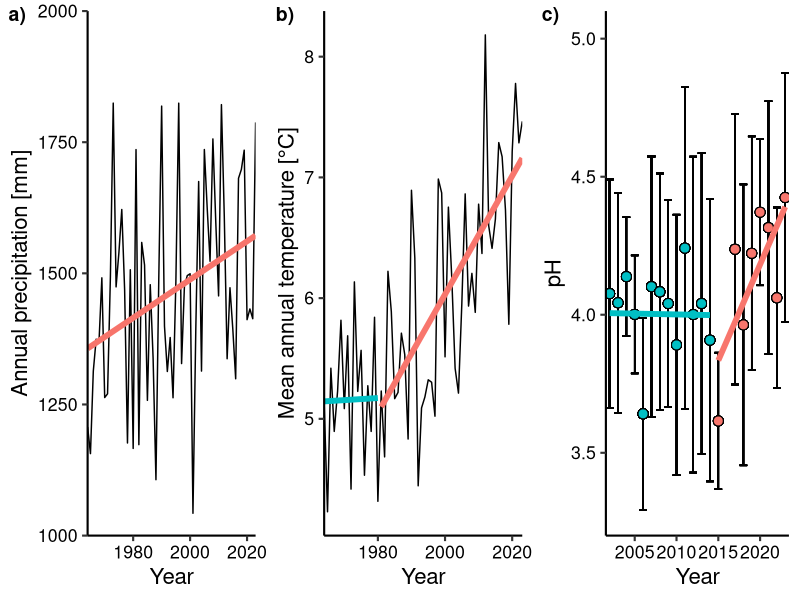
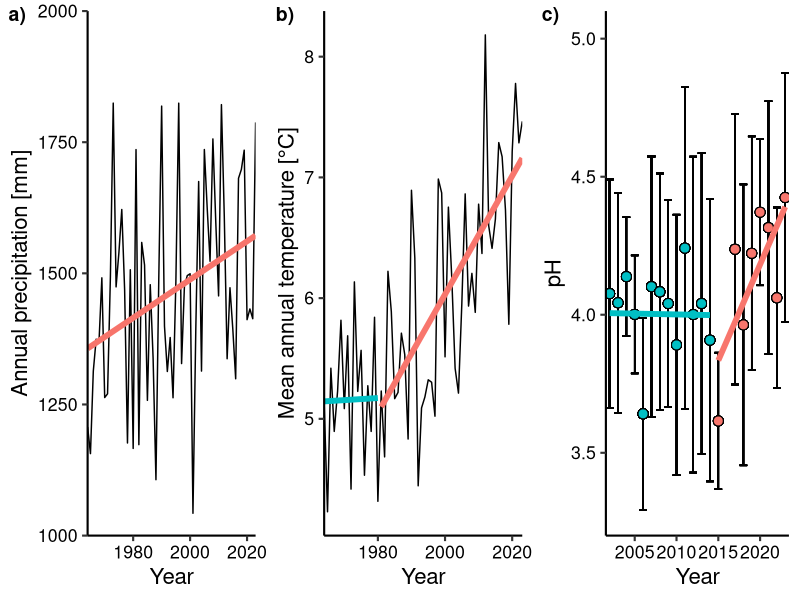

The R source for these figures, in order:
## Hubbard Brook archived soil samples project ##
## Environmental data ##
## Sophie von Fromm ##
## 2024-11-15 ##

library(tidyverse)
library(ggpubr)

### Precipitation ####
map_data <- read_csv("./Data/dailyWatershedPrecip1956-2024.csv")

map <- map_data %>% 
  filter(watershed == "W6") %>% 
  mutate(Year = as.numeric(format(DATE, "%Y"))) %>% 
  filter(Year < 2024) %>% 
  group_by(Year) %>% 
  mutate(AP = sum(Precip)) %>% 
  ungroup() %>% 
  distinct(Year, .keep_all = TRUE)

summary(map)
  
map_p <- map %>%  
  ggplot(aes(x = Year, y = AP)) +
  geom_line(linewidth = 0.5) +
  geom_smooth(method = "lm", linewidth = 2, fill = "#F7746B", color = "#F7746B", 
              se = FALSE) +
  theme_classic(base_size = 16) +
  theme(axis.text = element_text(color = "black"),
        legend.position = "none",
        panel.background = element_rect(fill = "transparent"),
        plot.background = element_rect(fill = "transparent", color = NA)) +
  scale_x_continuous("Year", expand = c(0,0)) +
  scale_y_continuous("Annual precipitation [mm]", limits = c(1000,2000), 
                     expand = c(0,0))

lm_map <- lm(AP ~ Year, data = map)
#Intercept is 3.6 (+3.6 mm per year)
summary(lm_map)

map %>% 
  count(Year)

# Increase since the mid-1990s (last 28 years)
lm_map$coefficients[2]*28

### MAT ####
temp_data <- read_csv("./Data/HBEF_air_temp_daily_1957-2024.csv")

temp <- temp_data %>% 
  mutate(Year = as.numeric(format(date, "%Y"))) %>% 
  #only select station 1 (most representative for sampling locations)
  filter(STA == "STA1") %>% 
  group_by(Year) %>% 
  filter(Year >= 1964 & Year < 2024) %>% 
  mutate(AVE = mean(AVE)) %>% 
  mutate(breakpoint = case_when(
    Year <= 1980 ~ "pre",
    TRUE ~ "post"
  ))

temp_data %>% 
  filter(STA == "STA1") %>% 
  mutate(Month = as.numeric(format(date, "%m"))) %>% 
  group_by(Month) %>% 
  summarise(MAT = mean(AVE))

temp_p <- temp %>%  
  ggplot(aes(x = Year, y = AVE)) +
  geom_line(linewidth = 0.5) +
  geom_smooth(aes(color = breakpoint),method = "lm", linewidth = 2, se = FALSE) +
  theme_classic(base_size = 16) +
  theme(axis.text = element_text(color = "black"),
        legend.position = "none",
        panel.background = element_rect(fill = "transparent"),
        plot.background = element_rect(fill = "transparent", color = NA)) +
  scale_x_continuous("Year", expand = c(0,0)) +
  scale_y_continuous("Mean annual temperature [°C]")

lm_temp <- lm(AVE ~ Year, 
              data = temp %>% 
                filter(breakpoint == "post"))

# Intercept is 0.05 (+0.05C per year)
summary(lm_temp)

temp %>% 
  filter(breakpoint == "post") %>% 
  count(Year)

# Increase since the mid-1990s (last 28 years)
lm_temp$coefficients[2]*28

### soil pH ####
soil_data <- read_csv("./Data/HubbardBrook_microbialBiomass_1994-2023.csv")

pH_data <- soil_data %>% 
  filter(Treatment == "BearBrook") %>% 
  filter(El == "L") %>% 
  mutate(Year = as.numeric(format(Date, "%Y"))) %>% 
  mutate(pH = na_if(pH, -9999.99)) %>% 
  drop_na(pH) %>% 
  group_by(Year) %>% 
  mutate(pH_mean = mean(pH),
         pH_sd = sd(pH),
         breakpoint = case_when(
           Year < 2015 ~ "pre",
           TRUE ~ "post"
         )) %>% 
  ungroup()

pH_p <- pH_data %>%  
  ggplot(aes(x = Year, y = pH_mean, fill = breakpoint)) +
  geom_errorbar(aes(ymin = pH_mean - pH_sd, ymax = pH_mean + pH_sd)) +
  geom_point(shape = 21, size = 3,) +
  geom_smooth(aes(color = breakpoint), method = "lm", linewidth = 2, se = FALSE) +
  theme_classic(base_size = 16) +
  theme(axis.text = element_text(color = "black"),
        legend.position = "none",
        panel.background = element_rect(fill = "transparent"),
        plot.background = element_rect(fill = "transparent", color = NA)) +
  scale_x_continuous("Year", expand = c(0,0)) +
  scale_y_continuous("pH", expand = c(0,0), limits = c(3.2,5.1))

lm_pH <- lm(pH ~ Year, 
            data = pH_data %>% 
              filter(breakpoint == "post"))

# Intercept is 0.07 (+0.07 per year)
summary(lm_pH)

pH_data %>% 
  filter(breakpoint == "post") %>% 
  count(Year)

# Increase since break-point (~2015)
lm_pH$coefficients[2]*8

### Plot all data together ####
ggarrange(map_p, temp_p, pH_p, nrow = 1,
          labels = c("a)", "b)", "c)"))
ggsave(paste0("./Output/HBEF_Figure1_", Sys.Date(),
              ".jpeg"), width = 11, height = 5)

## pH by Horizon shows similar trends
# pH_data_grp <- soil_data %>% 
#   filter(Treatment == "BearBrook") %>% 
#   filter(El == "L") %>% 
#   mutate(Year = as.numeric(format(Date, "%Y"))) %>% 
#   mutate(pH = na_if(pH, -9999.99)) %>% 
#   drop_na(pH) %>% 
#   group_by(Year, Hor) %>% 
#   mutate(pH_mean = mean(pH),
#          pH_sd = sd(pH),
#          breakpoint = case_when(
#            Year < 2015 ~ "pre",
#            TRUE ~ "post"
#          )) %>% 
#   ungroup()
# 
# pH_data_grp$Hor <- factor(pH_data_grp$Hor, levels = c("Oi/Oe", "Oa/A", "Min"), 
#                           ordered = TRUE)
# 
# pH_data_grp %>%  
#   ggplot(aes(x = Year, y = pH_mean, fill = breakpoint)) +
#   geom_errorbar(aes(ymin = pH_mean - pH_sd, ymax = pH_mean + pH_sd)) +
#   geom_point(shape = 21, size = 3,) +
#   facet_wrap(~Hor) +
#   geom_smooth(aes(color = breakpoint), method = "lm", linewidth = 2) +
#   theme_classic(base_size = 16) +
#   theme(axis.text = element_text(color = "black"),
#         legend.position = "none",
#         panel.background = element_rect(fill = "transparent"),
#         plot.background = element_rect(fill = "transparent", color = NA)) +
#   scale_x_continuous("Year", expand = c(0,0)) +
#   scale_y_continuous("pH", expand = c(0,0), limits = c(3.0,5.2))
# 
# lm_pH_oie <- lm(pH ~ Year, 
#                 data = pH_data_grp %>% 
#                   filter(breakpoint == "post",
#                          Hor == "Oi/Oe"))
# summary(lm_pH_oie)
# 
# pH_data_grp %>% 
#   filter(Hor == "Oi/Oe") %>% 
#   filter(breakpoint == "post") %>% 
#   count(Year)
# 
# lm_pH_oie$coefficients[2]*8
# 
# lm_pH_oa <- lm(pH ~ Year, 
#                data = pH_data_grp %>% 
#                  filter(breakpoint == "post",
#                         Hor == "Oa/A"))
# summary(lm_pH_oa)
# 
# pH_data_grp %>% 
#   filter(Hor == "Oi/Oe") %>% 
#   filter(breakpoint == "post") %>% 
#   count(Year)
# 
# lm_pH_oa$coefficients[2]*8
# 
# lm_pH_oie$coefficients[2]*8
# 
# lm_pH_min <- lm(pH ~ Year, 
#                 data = pH_data_grp %>% 
#                   filter(breakpoint == "post",
#                          Hor == "Min"))
# summary(lm_pH_min)
# 
# pH_data_grp %>% 
#   filter(Hor == "Min") %>% 
#   filter(breakpoint == "post") %>% 
#   count(Year)
# 
# lm_pH_min$coefficients[2]*8

